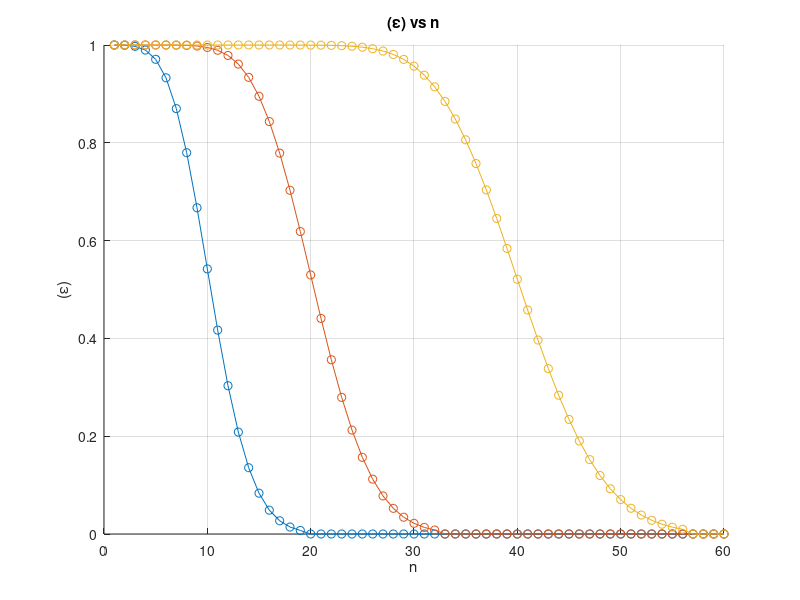

Recreate this plot in MATLAB. (Note: this script raises an error after producing the figure.)
x = [10, 20, 40]; % values of x input
e = 0.01; % relative error
k = 60; % number of terms in the series
exact = exp(x);

% initialize an empty array (relative error)
re = zeros(k, length(x));

% calculate relative error
for i = 1:length(x)
    for n = 1:k
        approx = sum((x(i).^(0:n-1)) ./ factorial(0:n-1));

        re(n ,i) = abs((approx- exact(i)) / exact(i));
        if re(n,i) < e
            break;
        end
    end
end

% draw the graph
figure;
hold on;
grid on;
xlabel('n');
ylabel('(\epsilon)');
title('(\epsilon) vs n');
for i = 1:length(x)
    plot(1:k, re(:, i), 'o-', 'DisplayName', ['x = ' num2str(x(i))]);
end
yline(e, 'r--', 'DisplayName', '1% Error');
legend('show');
hold off;

% result statement
for i = 1:length(x)
    min_re = find(re(:, i) < e, 1);
    if isempty(min_re)
        fprintf('When x = %d, %d term is still not enough to reach 0.01 relative error, need more terms.\n', x(i), k);
    else
        fprintf('When x = %d, %d term reaches relative error less than 0.01.\n', x(i), min_re);
    end
end
